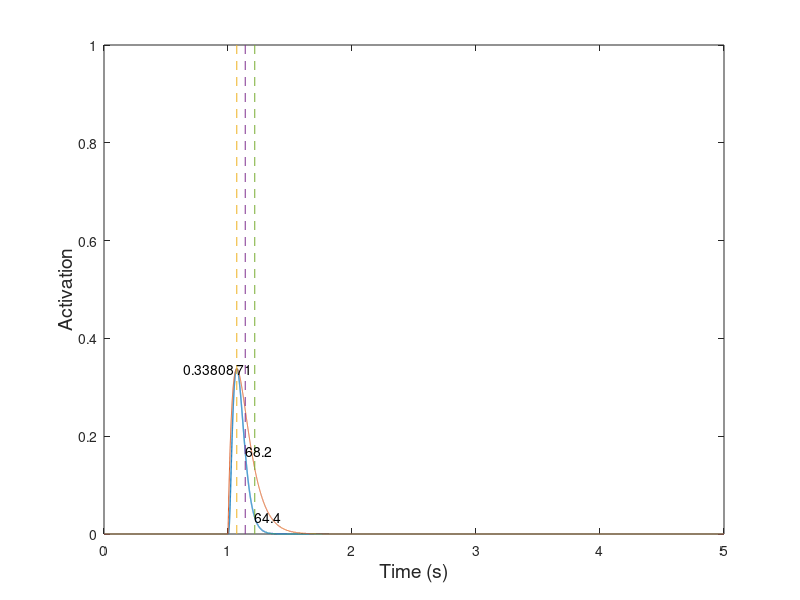

Reproduce this figure in MATLAB. (Note: this script raises an error after producing the figure.)
%==========================================================================
% spikeDrivenMuscleModel_test.m
% Author: Akira Nagamori
% Last update: 3/27/19
% Descriptions
%   A new model driven by spike trains inspired by Williams et al. 1998
%   Generatetwitch response and test activation-frequency response with a
%   given parameter set
%==========================================================================

close all
clear all
clc

%%
code_folder = '/Users/akiranagamori/Documents/GitHub/Twitch-Based-Muscle-Model';
data_folder = '/Users/akiranagamori/Documents/GitHub/Twitch-Based-Muscle-Model/Model Parameters/Model_1';

%% 
seed_name = 'Seed_ST_4';
%% Simulation parameters
% Simulation parameters
Fs = 5000; %sampling frequency
h = 1/Fs;
time = 0:1/Fs:5; %simulation time

Lce = 1; % muscle length
%% Model parameters
C = 2;
S = 6*C;
k_1 = 25;
k_2 = 20;
k_3 = 22;
k_4 = 18;
tau_1 = 0.02;
tau_2 = 0.03;
N = 1.8;
K = 0.06;
alpha = 5;

%%
for i = 1:2
    if i == 1
        % Generate a pulse to record twitch response
        FR_test = 1;
    elseif i == 2
        % Generate a set of spike trains at multiple frequencies
        FR_test = [2 5 8 10 12 15 18 20 25 30 40 50 60 70 80 100]; %10:10:100];
    end
    %% initialization
    mean_exc = zeros(1,length(FR_test));
    p2p_exc = zeros(1,length(FR_test));
    
    %% Test each stimulus frequency
    for f = 1:length(FR_test)
        %% Generate spike train
        FR = FR_test(f);
        spike = zeros(1,length(time));
        if i == 1
            % Generate a pulse
            spike(1*Fs) = 1;
        else
            % Generate spike train
            temp =spikeTrainGenerator(0:1/Fs:3,Fs,FR);
            spike(1*Fs:4*Fs) = temp;
        end
        
        %%  initialization
        c = 0; % free calcium concentration
        cf = 0; % concentraction of calcium bound to troponin
        A = 0; % muscle activation
        
        R_vec = zeros(1,length(time));
        c_vec = zeros(1,length(time));
        x_int_vec = zeros(1,length(time));
        cf_vec = zeros(1,length(time));
        A_tilda_vec = zeros(1,length(time));
        A_vec = zeros(1,length(time));
        
        spike_temp = zeros(1,length(time));
        R_temp = exp(-time/tau_1);
        R = zeros(1,length(time));
        for t = 1:length(time)
            %% Stage 1
            % Calcium diffusion to sarcoplasm
            if spike(t) == 1
                spike_temp(t) = 1;
                temp = conv(spike_temp,R_temp*(1+2*A^alpha));
                R = R + temp(1:length(time));
            end
            %R = spike(t) + exp(-h/tau_1)*R; %*(1+3*A^alpha);
            
            %%
            c_dot = k_1*(C-c-cf)*R(t) - k_2*c*(S-C+c+cf)-(k_3*c-k_4*cf)*(1-cf);
            cf_dot = (1-cf)*(k_3*c-k_4*cf);
            c = c_dot/Fs + c;
            cf = cf_dot/Fs + cf;
            
            %% Stage 2
            % Cooperativity and saturation
            if cf < 0
                cf_temp = 0;
            else
                cf_temp = cf;
            end
            A_tilda = cf_temp^N/(cf_temp^N+K^N);
            
            %% Stage 3
            % First-order dynamics to muscle activation, A
            %tau_2 = tau_2_0*(1-0.8*A_tilda)^2;
            A_dot = (A_tilda-A)/tau_2;
            A = A_dot/Fs + A;
            
            %% Store variables
            %x_vec(t) = x(t);
            %R_vec(t) = R;
            c_vec(t) = c;
            cf_vec(t) = cf;
            A_tilda_vec(t) = A_tilda;
            A_vec(t) = A;
            
            
        end
        
        mean_exc(f) = mean(A_vec(3.5*Fs:4*Fs));
        p2p_exc(f) = max(A_vec(3.5*Fs:4*Fs))-min(A_vec(3.5*Fs:4*Fs));
        
        if i == 1
            %------------------------------------------------------------------
            % Twitch analysis
            %------------------------------------------------------------------
            % Find the peak amplitude of twitch and its location
            [pks,locs_0_100] = max(A_vec);
            % Display peak amplitude value
            pks
            % Time it takes from zero force to the peak
            t_0_100 = (locs_0_100-1*Fs)*1000/Fs % convert it in the unit of ms
            
            % Find a half peak amplitude
            peak_half = pks/2;
            % Find time from peak to half maximum
            [~,t_100_50] = min(abs(A_vec(locs_0_100:end)-peak_half));
            
            % Find the location of t_100_50
            locs_100_50 = locs_0_100+t_100_50;
            % Time it takes from peak to half maximum
            t_100_50 = t_100_50*1000/Fs
            
            % Find value of 40% of peak amplitude
            peak_40 = pks*0.4;
            % Find value of 10% of peak amplitude
            peak_10 = pks*0.1;
            
            % Find time when force reaches 40% maximum after peak
            [~,t_40] = min(abs(A_vec(locs_0_100:end)-peak_40));
            % Find time when force reaches 10% maximum after peak
            [~,t_10] = min(abs(A_vec(locs_0_100:end)-peak_10));
            
            % Time it takes from 40% peak to 10% peak
            t_40_10 = (t_10-t_40)*1000/Fs
            
            % Locatino of t_40_10
            locs_40_10 = locs_0_100+t_10;
            
            T = t_0_100/1000;
            P =  pks/T;
            twitch_Milner_temp = P.*time.*exp(1-time/T);
            twitch_Milner = conv(spike,twitch_Milner_temp);
        end
        
        figure(i)
        plot(time,A_vec,'LineWidth',1)
        hold on
        if i == 1
            plot(time,twitch_Milner(1:length(time)))
            hold on
            plot([time(locs_0_100) time(locs_0_100)],[0 1],'--')
            text(time(locs_0_100),pks,num2str(t_0_100))
            hold on
            plot([time(locs_100_50) time(locs_100_50)],[0 1],'--')
            plot([time(locs_40_10) time(locs_40_10)],[0 1],'--')
            text(time(locs_100_50),peak_half,num2str(t_100_50))
            text(time(locs_40_10),peak_10,num2str(t_40_10))
            text(time(locs_0_100)-time(locs_0_100)*0.4,pks,num2str(pks))
        end
        
    end
    
    figure(i)
    xlabel('Time (s)','FontSize',14)
    ylabel('Activation','FontSize',14)
    
    if i == 2
        
        twitch2tetanus_ratio = p2p_exc(1)/mean_exc(f)
        fusion = 1-p2p_exc/p2p_exc(1);
        
        FR_new = 0.1:0.1:FR_test(end);
        Af_new = spline(FR_test,mean_exc,FR_new);
        [~,loc] = min(abs(Af_new-0.5));
        FR_half = FR_new(loc);
        f_eff = FR_new/FR_half;
        
        a_f = 0.56;
        n_f0 = 2.1;
        n_f1 = 5;
        n_f = n_f0 +n_f1* (1/Lce-1);
        Af_Song = 1-exp(-(f_eff./(a_f*n_f)).^n_f);
        
        FR_half
        
        %% Calculate error between the desired and generated activation-frequency relationship
        for j = 1:length(find(f_eff<3.5))
            error_temp(j) = abs(Af_Song(j)-Af_new(j));
        end
        error = sum(error_temp)
        
        figure(6)
        plot(FR_test/FR_half,mean_exc,'LineWidth',1)
        xlabel('Frequency (Hz)','FontSize',14)
        ylabel('Activation','FontSize',14)
        hold on
        plot(f_eff,Af_new)
        plot(f_eff,Af_Song,'color','k')
        xlim([0 3])
        legend('New','New Fit','Song')
        
        figure(7)
        plot(FR_test/FR_half,fusion,'LineWidth',1)
        xlabel('Frequency (Hz)','FontSize',14)
        ylabel('Fusion','FontSize',14)
        hold on
        xlim([0 3])
        
        figure(8)
        plot(mean_exc./max(mean_exc),fusion,'LineWidth',1)
        xlabel('Activation','FontSize',14)
        ylabel('Fusion','FontSize',14)
        hold on
        plot(0:0.1:1,0:0.1:1,'--','color','k')
    end
    
end

param = [S,C,k_1,k_2,k_3,k_4,tau_1,tau_2,N,K,alpha];
cd(data_folder)
save(seed_name,'param')
cd(code_folder)

function spikeTrain = spikeTrainGenerator(t,Fs,freq)

spikeTrain = zeros(1,length(t));
ISI = round(1/freq*Fs);
numSpikes = round(length(t)/ISI);
index = [1:numSpikes]*ISI;
index(index>length(t)) = [];
spikeTrain(index) = 1;
spikeTrain(1) = 1;

end
